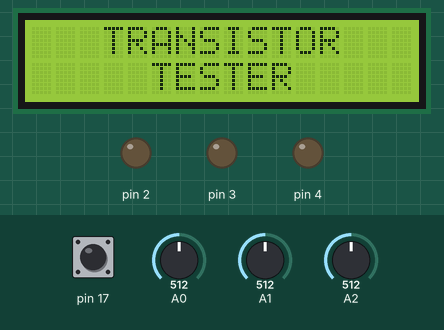
Recording of a sketch running on a simulated Arduino Uno, built with avr-gcc and run on an emulated ATmega328P. Shown: 16×2 character LCD, output pins drawn as LEDs (lit = HIGH). Dashed ring = blinking. The inputs (shaded band) are chosen by the test bench; at power-on: pin 17 HIGH, A0 = 512, A1 = 512, A2 = 512. What the sketch prints to the serial monitor is not drawn.

Above: at 1.2 s.
1.3 s: pin 17 pulled LOW for 0.15 s
At 4.1 s:
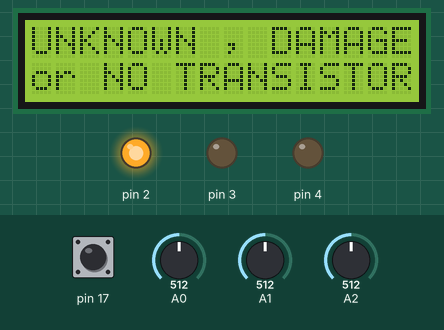
4.3 s: pin 17 pulled LOW for 1 s
At 4.83 s:
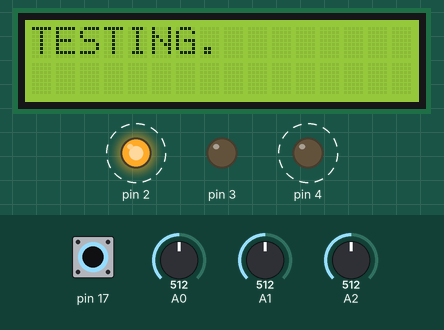
6.8 s: pin 17 pulled LOW for 3.2 s
At 27.9 s:
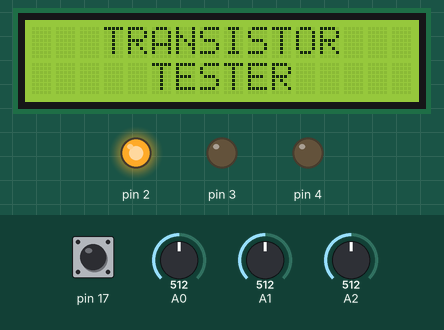
Timing chart, 0 to 28.2 s (numbered marks = the images above; inputs shaded):
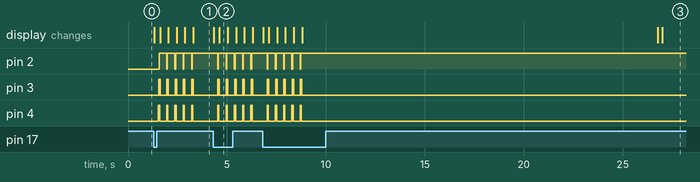

The sketch:

transistor_tester_code.ino
```cpp
#include <LiquidCrystal.h>

LiquidCrystal lcd(8, 9, 10, 11, 12, 13);

bool st, st1, n1, n2, n3, p1, p2, p3, test;
int dly, n, p, tr;
int v1, v2, v3;
void setup() {
  lcd.begin(16, 2);
  lcd.setCursor(0, 0);
  lcd.print("   TRANSISTOR   ");
  lcd.setCursor(0, 1);
  lcd.print("     TESTER     ");
  Serial.begin(9600);
  pinMode(2, OUTPUT);
  pinMode(3, OUTPUT);
  pinMode(4, OUTPUT);
  pinMode(17, INPUT_PULLUP);
  digitalWrite(2, 0);
  digitalWrite(3, 0);
  digitalWrite(4, 0);


  //while(1);
  ////------------
}

void loop() {
  delay(30);
  if (dly > 1) dly--;
  if (dly == 1) {
    dly = 0;
    st1 = 1;
  }
  if (digitalRead(17)) st = 0;
  if (st1) {
    st1 = 0;
    lcd.setCursor(0, 0);
    lcd.print("                ");
    lcd.setCursor(0, 1);
    lcd.print("                ");
    delay(200);
    lcd.setCursor(0, 0);
    lcd.print("   TRANSISTOR   ");
    lcd.setCursor(0, 1);
    lcd.print("     TESTER     ");
  }
  if (!digitalRead(17) & !st) {
    lcd.setCursor(0, 0);
    lcd.print("                ");
    lcd.setCursor(0, 1);
    lcd.print("                ");
    delay(200);
    st = 1;
    test = 1;
  }
  if (test) {


    if (tr == 0) {
      lcd.setCursor(0, 0);
      lcd.print("TESTING.");
    } else lcd.print(".");

    n1 = n2 = n3 = p1 = p2 = p3 = 0;
    dly = v1 = v2 = v3 = 0;

    //---sq n1
    digitalWrite(2, 1);
    digitalWrite(3, 0);
    digitalWrite(4, 0);

    v1 = analogRead(A0);
    v2 = analogRead(A1);
    v3 = analogRead(A2);
    Serial.print("N1");
    Serial.print(" v1:");
    Serial.print(v1);
    Serial.print(" v2:");
    Serial.print(v2);
    Serial.print(" v3:");
    Serial.println(v3);


    if (v1 > 10 & v2 > 10 & v3 > 10) n1 = 1;
    //if(v2>v3&n1)n=1;
    //---sq n2
    digitalWrite(2, 0);
    digitalWrite(3, 1);
    digitalWrite(4, 0);

    v1 = analogRead(A0);
    v2 = analogRead(A1);
    v3 = analogRead(A2);
    Serial.print("N2");
    Serial.print(" v1:");
    Serial.print(v1);
    Serial.print(" v2:");
    Serial.print(v2);
    Serial.print(" v3:");
    Serial.println(v3);

    if (v1 > 10 & v2 > 10 & v3 > 10) n2 = 1;
    if (v3 > v1 & n2) n = 2;
    else if (v1 > v3 & n2) n = 3;
    //---sq n3
    digitalWrite(2, 0);
    digitalWrite(3, 0);
    digitalWrite(4, 1);

    v1 = analogRead(A0);
    v2 = analogRead(A1);
    v3 = analogRead(A2);
    Serial.print("N3");
    Serial.print(" v1:");
    Serial.print(v1);
    Serial.print(" v2:");
    Serial.print(v2);
    Serial.print(" v3:");
    Serial.println(v3);
    pinMode(4, OUTPUT);
    if (v1 > 10 & v2 > 10 & v3 > 10) n3 = 1;
    //if(v2>v1&n3)n=4;
    //---sq N1
    digitalWrite(2, 0);
    digitalWrite(3, 1);
    digitalWrite(4, 1);

    v1 = analogRead(A0);
    v2 = analogRead(A1);
    v3 = analogRead(A2);
    Serial.print("P1");
    Serial.print(" v1:");
    Serial.print(v1);
    Serial.print(" v2:");
    Serial.print(v2);
    Serial.print(" v3:");
    Serial.println(v3);
    if (v1 > 10 & v2 > 10 & v3 > 10) p1 = 1;
    if (v2 > v1 & n3) n = 4;
    digitalWrite(2, 0);
    digitalWrite(3, 0);
    digitalWrite(4, 1);

    v1 = analogRead(A0);
    v2 = analogRead(A1);
    v3 = analogRead(A2);
    if (v3 > v2 & p3) p = 1;
    //---sq n1
    digitalWrite(2, 1);
    digitalWrite(3, 0);
    digitalWrite(4, 1);

    v1 = analogRead(A0);
    v2 = analogRead(A1);
    v3 = analogRead(A2);
    Serial.print("P2");
    Serial.print(" v1:");
    Serial.print(v1);
    Serial.print(" v2:");
    Serial.print(v2);
    Serial.print(" v3:");
    Serial.println(v3);
    if (v1 > 10 & v2 > 10 & v3 > 10) p2 = 1;
    if (v1 > v3 & p2) p = 2;
    if (v3 > v1 & p2) p = 3;
    //---sq P3
    digitalWrite(2, 1);
    digitalWrite(3, 1);
    digitalWrite(4, 0);

    v1 = analogRead(A0);
    v2 = analogRead(A1);
    v3 = analogRead(A2);
    Serial.print("P3");
    Serial.print(" v1:");
    Serial.print(v1);
    Serial.print(" v2:");
    Serial.print(v2);
    Serial.print(" v3:");
    Serial.println(v3);
    if (v1 > 10 & v2 > 10 & v3 > 10) p3 = 1;
    if (v2 > v3 & n1) n = 1;

    digitalWrite(2, 1);
    digitalWrite(3, 0);
    digitalWrite(4, 0);

    v1 = analogRead(A0);
    v2 = analogRead(A1);
    v3 = analogRead(A2);
    if (v1 > v2 & p3) p = 4;
    if ((n1 + n2 + n3 == 1 & n > 0) | (p1 + p2 + p3 == 1 & p > 0) & tr < 6) {
      delay(1000);
      lcd.setCursor(0, 0);
      lcd.print("                ");
      delay(200);

      if (n1 + n2 + n3 == 1 & p1 + p2 + p3 != 0) {
        Serial.println("NPN");
        lcd.setCursor(0, 0);
        lcd.print("TRANSISTOR NPN");
        lcd.setCursor(0, 1);

        if (n == 1) {
          Serial.println("BCE");
          lcd.print("PINS 1=B 2=C 3=E");
        } else if (n == 2) {
          Serial.println("EBC");
          lcd.print("PINS 1=E 2=B 3=C");
        } else if (n == 3) {
          Serial.println("CBE");
          lcd.print("PINS 1=C 2=B 3=E");
        } else if (n == 4) {
          Serial.println("ECB");
          lcd.print("PINS 1=E 2=C 3=B");
        }

      } else if (n1 + n2 + n3 != 0 & p1 + p2 + p3 == 1) {
        Serial.println("PNP");
        lcd.setCursor(0, 0);
        lcd.print("TRANSISTOR PNP");
        lcd.setCursor(0, 1);
        if (p1 == 1) {
          Serial.println("BCE");
          lcd.print("PINS 1=B 2=C 3=E");
        } else if (p == 2) {
          Serial.println("EBC");
          lcd.print("PINS 1=E 2=B 3=C");
        } else if (p == 3) {
          Serial.println("CBE");
          lcd.print("PINS 1=C 2=B 3=E");
        } else if (p3 == 1) {
          Serial.println("ECB");
          lcd.print("PINS 1=E 2=C 3=B");
        }
      } else {
        Serial.println("UK");
        lcd.setCursor(0, 0);
        lcd.print("UNKNOWN , DAMAGE");
        lcd.setCursor(0, 1);
        lcd.print("or NO TRANSISTOR");
      }

      dly = 600;
      test = 0;
      tr = 0;
    } else {
      tr++;
      if (tr >= 5) {
        Serial.println("UK");
        lcd.setCursor(0, 0);
        lcd.print("UNKNOWN , DAMAGE");
        lcd.setCursor(0, 1);
        lcd.print("or NO TRANSISTOR");
        dly = 600;
        test = 0;
        tr = 0;
      }

      else delay(300);
    }
  }
}
```

Measured:
- after the input at 1.3 s, pin 2: alternates HIGH for 0.38 s and LOW for 0.04 s, 9 changes in all, then stays HIGH, starting after 0.27 s; pin 3: LOW → HIGH after 0.24 s, then repeats every 0.42 s: LOW 0.03 s, HIGH 0.03 s, LOW 0.34 s, HIGH 0.03 s, until it stays LOW from 3.3 s
- after the input at 4.3 s, pin 2: alternates HIGH for 0.38 s and LOW for 0.04 s, starting after 0.24 s; pin 3: LOW → HIGH after 0.24 s, then repeats every 0.42 s: LOW 0.03 s, HIGH 0.03 s, LOW 0.34 s, HIGH 0.03 s; pin 4: alternates HIGH for 0.06 s and LOW for 0.36 s, starting after 0.24 s; the display: first changes at once (image 2 shows a later state)
- after the input at 6.8 s, pin 2: alternates HIGH for 0.38 s and LOW for 0.04 s, 10 changes in all, then stays HIGH, starting after 0.23 s; pin 3: LOW → HIGH after 0.24 s, then repeats every 0.42 s: LOW 0.03 s, HIGH 0.03 s, LOW 0.34 s, HIGH 0.03 s, until it stays LOW from 8.8 s
